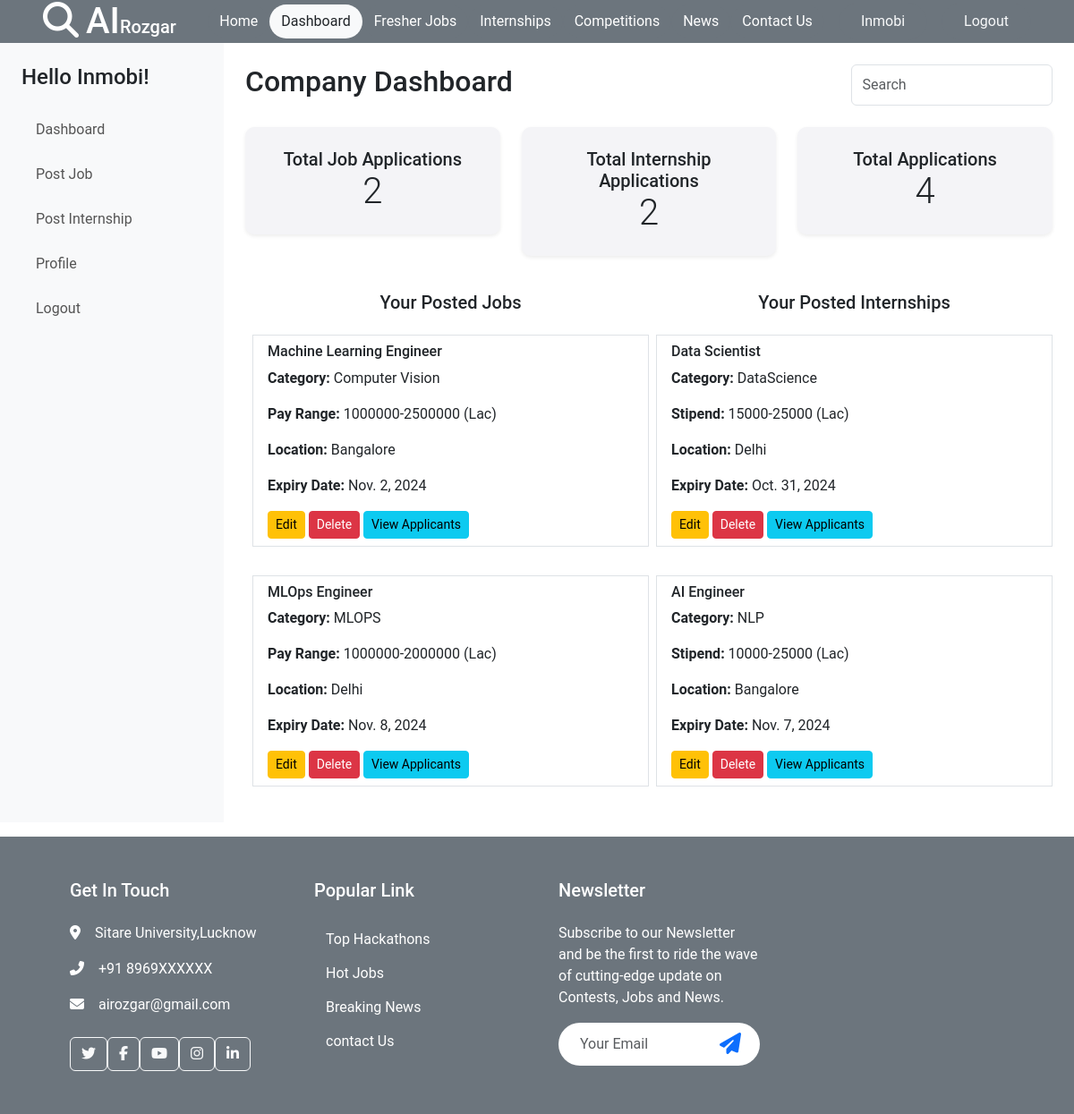
The app's page /company/ (signed in) with its own data.
### home/models.py (models this page shows, shortened)
class Company(models.Model):
    user = models.OneToOneField(User, on_delete=models.CASCADE)  # Connect with the User model
    company_name = models.CharField(max_length=255)
    phone_number = models.CharField(max_length=15)
    email = models.EmailField(max_length=255, default=f"{company_name}@gmail.com")
    website = models.URLField(max_length=255, default=f"{company_name}.com")
    location = models.CharField(max_length=255, blank=True, null=True)

class Job(models.Model):
    company = models.ForeignKey(Company, on_delete=models.CASCADE)
    title = models.CharField(max_length=255, default='Job')
    description = models.TextField()
    field = models.CharField(max_length=255)
    category = models.CharField(max_length=255)
    pay_range = models.CharField(max_length=20)
    location = models.CharField(max_length=255)
    expiry_date = models.DateField()
    created_date = models.DateField(auto_now_add=True)
    skills = models.TextField()
    student_applied = models.JSONField()  # To store hashmap of students applied

class Internship(models.Model):
    company = models.ForeignKey(Company, on_delete=models.CASCADE)
    title = models.CharField(max_length=255, default='Internship')
    description = models.TextField()
    field = models.CharField(max_length=255)
    category = models.CharField(max_length=255)
    stipend = models.CharField(max_length=20)
    location = models.CharField(max_length=255)
    expiry_date = models.DateField()
    created_date = models.DateField(auto_now_add=True)
    skills = models.TextField()
    student_applied = models.JSONField()  # To store hashmap of students applied

### home/views.py (the view)
# urls.py: path('company/', company, name='company'),
@login_required(login_url="/login/")
def company(request):
    company = request.user.company
    jobs = Job.objects.filter(company=company)
    internships = Internship.objects.filter(company=company)
    return render(request, 'company.html', {'jobs': jobs, 'internships': internships})

### home/templates/company.html (shortened to what this page needs)
{% extends 'base.html' %}
{% block start %}
<div class="d-flex">
    <div id="sidebar" class="bg-light p-4">
        <h4 class="mb-4">Hello {{ request.user.company.company_name }}!</span></h4>
        <ul class="nav flex-column">
            <li class="nav-item"><a href="/company/" class="nav-link">Dashboard</a></li>
            <li class="nav-item"><a href="/postjob/" class="nav-link">Post Job</a></li>
            <li class="nav-item"><a href="/postinternship/" class="nav-link">Post Internship</a></li>
            <li class="nav-item"><a href="/editcompany/" class="nav-link">Profile</a></li>
            <li class="nav-item"><a href="/logout/" class="nav-link material-symbols-sharp">Logout</a></li>
        </ul>
    </div>
    <div id="main-content" class="container-fluid p-4">
        <div class="d-flex justify-content-between mb-4">
            <h2>Company Dashboard</h2>
            <input type="text" class="form-control w-25" placeholder="Search">
        </div>
        <div class="row text-center">
            <div class="col-md-4">
                <div class="card p-4 shadow-sm">
                    <h5>Total Job Applications</h5>
                    <p class="display-6">{{ jobs.count }}</p>
                </div>
            </div>
            <div class="col-md-4">
                <div class="card p-4 shadow-sm">
                    <h5>Total Internship Applications</h5>
                    <p class="display-6">{{ internships.count }}</p>
                </div>
            </div>
            <div class="col-md-4">
                <div class="card p-4 shadow-sm">
                    <h5>Total Applications</h5>
                    <p class="display-6">{{ jobs.count|add:internships.count }}</p>
                </div>
            </div>
        </div>
        <div class="d-flex mt-4">
            <div class="w-50 pr-3 mx-2">
                <h5 class="text-center font-weight-bold mt-3">Your Posted Jobs</h5>
                <ul class="list-group">
                    {% for job in jobs %}
                    <div class="my-3">
                        <li class="list-group-item">
                            <h6>{{ job.title }}</h6>
                            <p><strong>Category:</strong> {{ job.category }}</p>
                            <p><strong>Pay Range:</strong> {{ job.pay_range }} (Lac)</p>
                            <p><strong>Location:</strong> {{ job.location }}</p>
                            <p><strong>Expiry Date:</strong> {{ job.expiry_date }}</p>
                            <div class="mt-2">
                                <a href="{% url 'edit_job' job.id %}" class="btn btn-sm btn-warning">Edit</a>
                                <a href="{% url 'delete_job' job.id %}" class="btn btn-sm btn-danger">Delete</a>
                                <a href="{% url 'job_applicants' job.id %}" class="btn btn-sm btn-info">View Applicants</a>
                            </div>
                        </li>
                    </div>
                    {% empty %}
                    <li class="list-group-item">No jobs posted yet.</li>
                    {% endfor %}
                </ul>
            </div>
            <div class="w-50 pl-3">
                <h5 class="text-center font-weight-bold mt-3">Your Posted Internships</h5>
                <ul class="list-group">
                    {% for internship in internships %}
                    <div class="my-3">
                        <li class="list-group-item">
                            <h6>{{ internship.title }}</h6>
                            <p><strong>Category:</strong> {{ internship.category }}</p>
                            <p><strong>Stipend:</strong> {{ internship.stipend }} (Lac)</p>
                            <p><strong>Location:</strong> {{ internship.location }}</p>
                            <p><strong>Expiry Date:</strong> {{ internship.expiry_date }}</p>
                            <div class="mt-2">
                                <a href="{% url 'edit_internship' internship.id %}" class="btn btn-sm btn-warning">Edit</a>
                                <a href="{% url 'delete_internship' internship.id %}" class="btn btn-sm btn-danger">Delete</a>
                                <a href="{% url 'internship_applicants' internship.id %}" class="btn btn-sm btn-info">View Applicants</a>
                            </div>
                        </li>
                    </div>
                    {% empty %}
                    <li class="list-group-item">No internships posted yet.</li>
                    {% endfor %}
                </ul>
            </div>
        </div>
    </div>
</div>
{% endblock %}

### home/templates/base.html (shortened to what this page needs)
<!DOCTYPE html>
<html lang="en">
<head>
  <link href="https://cdn.jsdelivr.net/npm/bootstrap@5.3.3/dist/css/bootstrap.min.css" rel="stylesheet"
>
  <link href="https://cdnjs.cloudflare.com/ajax/libs/font-awesome/6.6.0/css/all.min.css" rel="stylesheet">
  <link href="../static/css/style.css" rel="stylesheet">
</head>
<body>
  <nav class="navbar navbar-expand-lg bg-secondary px-4 px-lg-5 py-3 py-lg-0 sticky-top">
    <a href="/" class="navbar-brand p-0">
        <h1 class="m-0 text-white"><i class="fas fa-search me-2"></i>AI<span class="fs-5">Rozgar</span></h1>
    </a>
    <div class="collapse navbar-collapse" id="navbarCollapse">
        <div class="navbar-nav ms-auto py-0">
            <a href="/" class="nav-item btn text-light rounded-pill {% if request.path == '/' %}bg-light text-dark{% else %}btn-secondary text-white{% endif %}">Home</a>
            {% if request.user.is_authenticated and request.user.company %}
            <a href="/company/" class="nav-item btn text-light rounded-pill {% if request.path == '/company/' %}bg-light text-dark{% else %}btn-secondary text-white{% endif %}">Dashboard</a>
            {% endif %}
            <a href="/job/" class="nav-item btn text-light rounded-pill {% if request.path == '/job/' %}bg-light text-dark{% else %}btn-secondary text-white{% endif %}">Fresher Jobs</a>
            <a href="/internship/" class="nav-item btn text-light rounded-pill {% if request.path == '/internship/' %}bg-light text-dark{% else %}btn-secondary text-white{% endif %}">Internships</a>
            <a href="/contest/" class="nav-item btn text-light rounded-pill {% if request.path == '/contest/' %}bg-light text-dark{% else %}btn-secondary text-white{% endif %}">Competitions</a>
            <a href="/news/" class="nav-item btn text-light rounded-pill {% if request.path == '/news/' %}bg-light text-dark{% else %}btn-secondary text-white{% endif %}">News</a>
            <a href="/contact/" class="nav-item btn text-light rounded-pill {% if request.path == '/contact/' %}bg-light text-dark{% else %}btn-secondary text-white{% endif %}">Contact Us</a>
        </div>
        {% if request.user.is_authenticated %}
        <a href="#" class="btn btn-secondary text-light rounded-pill py-2 px-4 ms-3">{{ request.user.first_name }}</a>
        <a href="/logout/" class="btn btn-secondary text-light rounded-pill py-2 px-4 ms-3">Logout</a>
        {% else %}
        <a href="/login/" class="btn btn-secondary text-light rounded-pill py-2 px-4 ms-3">Log In</a>
        {% endif %}
    </div>
</nav>
  {% block start %}
  {% endblock %}
  <div class="bg-secondary footer mt-3">
    <div class="container py-5 px-lg-5">
      <div class="row g-5">
        <div class="col-md-6 col-lg-3">
          <h5 class="text-white mb-4">Get In Touch</h5>
          <p class="text-white"><i class="fa fa-map-marker-alt me-3"></i>Sitare University,Lucknow</p>
          <p class="text-white"><i class="fa fa-phone-alt me-3"></i>+91 8969XXXXXX</p>
          <p class="text-white"><i class="fa fa-envelope me-3"></i>airozgar@gmail.com</p>
          <div class="d-flex pt-2">
            <a class="btn btn-outline-light btn-social" href=""><i class="fab fa-twitter"></i></a>
            <a class="btn btn-outline-light btn-social" href=""><i class="fab fa-facebook-f"></i></a>
            <a class="btn btn-outline-light btn-social" href=""><i class="fab fa-youtube"></i></a>
            <a class="btn btn-outline-light btn-social" href=""><i class="fab fa-instagram"></i></a>
            <a class="btn btn-outline-light btn-social" href=""><i class="fab fa-linkedin-in"></i></a>
          </div>
        </div>
        <div class="col-md-6 col-lg-3">
          <h5 class="text-white mb-4">Popular Link</h5>
          <a class="btn text-white" href="/contest/">Top Hackathons</a>
          <a class="btn text-white" href="/job/">Hot Jobs</a>
          <a class="btn text-white" href="/news/">Breaking News</a>
          <a class="btn text-white" href="/contact/">contact Us</a>
        </div>
        <div class="col-md-6 col-lg-3">
          <h5 class="text-white mb-4">Newsletter</h5>
          <p class="text-white ">
            Subscribe to our Newsletter and be the first to ride the wave of
            cutting-edge update on Contests, Jobs and News.
          </p>
          <div class="position-relative w-100 mt-3">
            <input class="form-control border-0 rounded-pill w-100 ps-4 pe-5" type="text" placeholder="Your Email"
              style="height: 48px;">
            <button type="button" class="btn shadow-none position-absolute top-0 end-0 mt-1 me-2"> <i
                class="fa fa-paper-plane text-primary fs-4"></i></button>
          </div>
        </div>
      </div>
    </div>
</body>
</html>

### home/static/css/style.css (style rules this page uses)
body { font-family: 'Poppins', 'Roboto', sans-serif; }

### home/templates/company.html (style rules this page uses)
#sidebar { width: 250px; min-height: 100vh; }
#main-content { flex: 1; background-color: #fff; }
.nav-link { color: #555; margin-bottom: 10px; font-size: 16px; }
.card { border-radius: 10px; border: none; background-color: #f4f4f7; }
.card h5, .card p { margin-bottom: 0; }

### records on screen
Job: title "Machine Learning Engineer", category "Computer Vision", pay_range "1000000-2500000", location "Bangalore", expiry_date "Nov. 2, 2024"
Job: title "MLOps Engineer", category "MLOPS", pay_range "1000000-2000000", location "Delhi", expiry_date "Nov. 8, 2024"
Internship: title "Data Scientist", category "DataScience", stipend "15000-25000", location "Delhi", expiry_date "Oct. 31, 2024"
Internship: title "AI Engineer", category "NLP", stipend "10000-25000", location "Bangalore", expiry_date "Nov. 7, 2024"

### other values on screen
{{ request.user.first_name }} "Inmobi"
{{ request.user.company.company_name }} "Inmobi"
{{ jobs.count }} "2"
{{ internships.count }} "2"
{{ jobs.count|add:internships.count }} "4"
